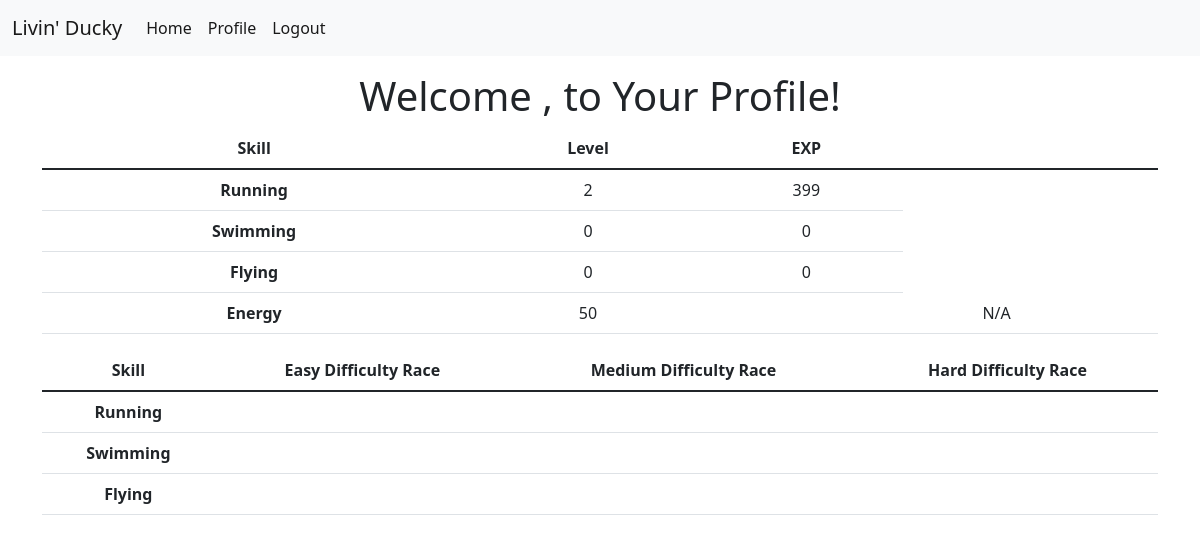
The page /profile (signed in) on the database as committed earlier.
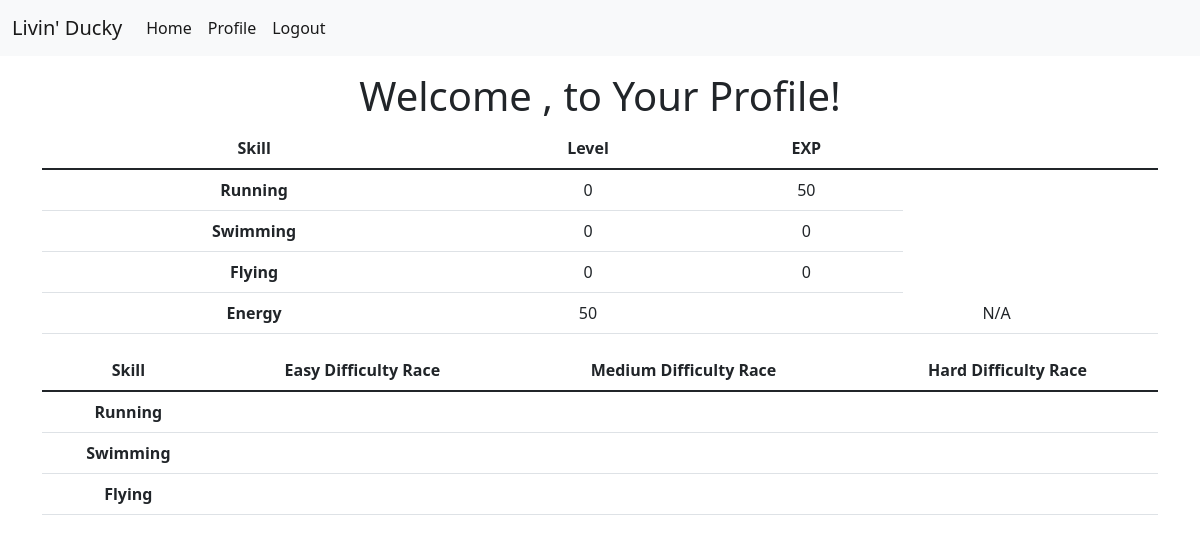
The same page on the database as committed later.
### tables this page shows
CREATE TABLE ducks(
    username TEXT NOT NULL,
    duckName TEXT NOT NULL,
    runLvl INTEGER,
    swimLvl INTEGER,
    flyLvl INTEGER,
    stamina INTEGER,
    runProg INTEGER,
    swimProg INTEGER,
    flyProg INTEGER,
    run1 INTEGER,
    run2 INTEGER,
    run3 INTEGER,
    swim1 INTEGER,
    swim2 INTEGER,
    swim3 INTEGER,
    fly1 INTEGER,
    fly2 INTEGER,
    fly3 INTEGER,
    cosmetics TEXT NOT NULL);

### __init__.py (the view)
@app.route("/profile", methods=['GET', 'POST'])
def profile():
    if (session.get("username") != None):
        db = sqlite3.connect("users.db")
        c = db.cursor()
        c.execute("SELECT * FROM ducks WHERE username=?", (session.get("username"),))
        profileinfo = c.fetchall()[0]
        return render_template("profile.html",
        running_level=profileinfo[2], running_progress=profileinfo[6],
        swimming_level=profileinfo[3], swimming_progress=profileinfo[7],
        flying_level=profileinfo[4], flying_progress=profileinfo[8],
        energy=profileinfo[5], energy_progress="N/A")
    else:
        return redirect("/login")

### templates/profile.html (shortened to what this page needs)
{% extends "base.html" %}
{% block body %}
  <br><br><br>
  <h1>Welcome {{user}}, to Your Profile!</h1>
  <div class="container justify-content-center">
    <table class="table">
      <thead>
        <tr>
          <th scope="col">Skill</th>
          <th scope="col">Level</th>
          <th scope="col">EXP</th>
        </tr>
      </thead>
      <tbody>
        <tr>
          <th scope="row">Running</th>
          <td>{{running_level}}</td>
          <td>{{running_progress}}</td>
        </tr>
        <tr>
          <th scope="row">Swimming</th>
          <td>{{swimming_level}}</td>
          <td>{{swimming_progress}}</td>
        </tr>
        <tr>
          <th scope="row">Flying</th>
          <td>{{flying_level}}</td>
          <td>{{flying_progress}}</td>
        </tr>
        <tr>
          <th scope="row">Energy</th>
          <td>{{energy}}<td>
          <td>{{energy_progress}}<td>
        </tr>
      </tbody>
    </table>
    <table class="table">
      <thead>
        <tr>
          <th scope="col">Skill</th>
          <th scope="col">Easy Difficulty Race</th>
          <th scope="col">Medium Difficulty Race</th>
          <th scope="col">Hard Difficulty Race</th>
        </tr>
      </thead>
      <tbody>
        <tr>
          <th scope="row">Running</th>
          <td>{{running_easy}}</td>
          <td>{{running_med}}</td>
          <td>{{running_hard}}</td>
        </tr>
        <tr>
          <th scope="row">Swimming</th>
          <td>{{swimming_easy}}</td>
          <td>{{swimming_med}}</td>
          <td>{{swimming_hard}}</td>
        </tr>
        <tr>
          <th scope="row">Flying</th>
          <td>{{flying_easy}}</td>
          <td>{{flying_med}}</td>
          <td>{{flying_hard}}</td>
        </tr>
      </tbody>
    </table>
  </div>
{% endblock %}

### templates/base.html (shortened to what this page needs)
<!DOCTYPE html>
<html>
    <head>
        <link href="https://cdn.jsdelivr.net/npm/bootstrap@5.1.3/dist/css/bootstrap.min.css" rel="stylesheet">
        <link rel="stylesheet"
              type="text/css"
              href="../static/css/style.css">
    </head>
    <body>
      <nav class="navbar navbar-expand fixed-top navbar-light bg-light">
        <div class="container-fluid">
            <a class="navbar-brand" href="/">Livin' Ducky</a>
            <div class="collapse navbar-collapse" id="navbarSupportedContent">
              <ul class="navbar-nav">
                <li class="nav-item">
                  <a class="nav-link active" aria-current="page" href="/game">Home</a>
                </li>
                <li class="nav-item">
                  <a class="nav-link active" aria-current="page" href="/profile">Profile</a>
                </li>
                {% if session['username'] %}
                <li class="nav-item">
                  <a class="nav-link active" aria-current="page" href="/logout">Logout</a>
                </li>
                {% endif %}
            </div>
        </div>
      </nav>
       {% block body %} {% endblock %}
    </body>
</html>

### templates/profile.html (style rules this page uses)
body { text-align: center }

Rows that differ between the two databases and show on the page:
no longer on this page (row edited): ducks: runProg "399"
Other text that changed with them:
{{ running_level }}: "2" → "0"
{{ running_progress }}: (not shown) → "50"
